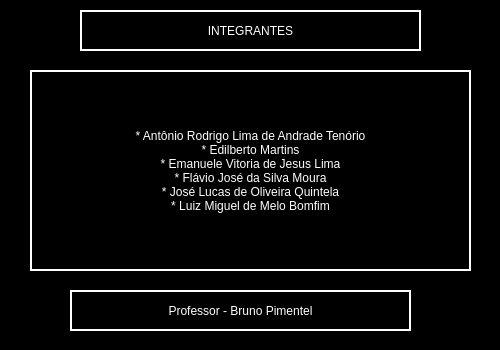
<?xml version="1.0" encoding="UTF-8"?>
<ui version="4.0">
 <class>creditos</class>
 <widget class="QDialog" name="creditos">
  <property name="geometry">
   <rect>
    <x>0</x>
    <y>0</y>
    <width>500</width>
    <height>350</height>
   </rect>
  </property>
  <property name="maximumSize">
   <size>
    <width>500</width>
    <height>400</height>
   </size>
  </property>
  <property name="windowTitle">
   <string>Créditos</string>
  </property>
  <property name="styleSheet">
   <string notr="true">background-color: rgb(0, 0, 0);
color: rgb(255, 255, 255);</string>
  </property>
  <widget class="QLabel" name="titulo">
   <property name="geometry">
    <rect>
     <x>30</x>
     <y>70</y>
     <width>441</width>
     <height>201</height>
    </rect>
   </property>
   <property name="styleSheet">
    <string notr="true">font: 15pt &quot;Nimbus Sans [UKWN]&quot;;
border: 2px solid white;</string>
   </property>
   <property name="text">
    <string>* Antônio Rodrigo Lima de Andrade Tenório
* Edilberto Martins
* Emanuele Vitoria de Jesus Lima
* Flávio José da Silva Moura
* José Lucas de Oliveira Quintela
* Luiz Miguel de Melo Bomfim</string>
   </property>
   <property name="alignment">
    <set>Qt::AlignCenter</set>
   </property>
  </widget>
  <widget class="QLabel" name="titulo_2">
   <property name="geometry">
    <rect>
     <x>80</x>
     <y>10</y>
     <width>341</width>
     <height>41</height>
    </rect>
   </property>
   <property name="styleSheet">
    <string notr="true">font: 15pt &quot;Nimbus Sans [UKWN]&quot;;
border: 2px solid white;</string>
   </property>
   <property name="text">
    <string>INTEGRANTES</string>
   </property>
   <property name="alignment">
    <set>Qt::AlignCenter</set>
   </property>
  </widget>
  <widget class="QLabel" name="titulo_3">
   <property name="geometry">
    <rect>
     <x>70</x>
     <y>290</y>
     <width>341</width>
     <height>41</height>
    </rect>
   </property>
   <property name="styleSheet">
    <string notr="true">font: 15pt &quot;Nimbus Sans [UKWN]&quot;;
border: 2px solid white;</string>
   </property>
   <property name="text">
    <string>Professor - Bruno Pimentel</string>
   </property>
   <property name="alignment">
    <set>Qt::AlignCenter</set>
   </property>
  </widget>
 </widget>
 <resources/>
 <connections/>
</ui>
